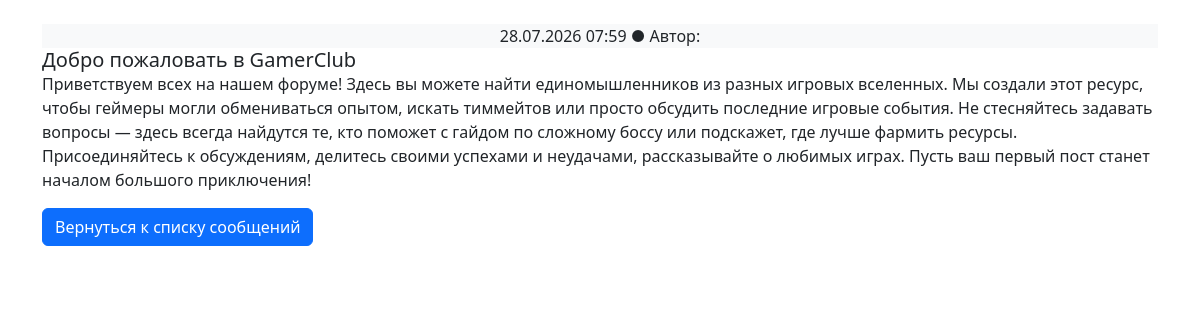
The app's page /posts/1/ with its own data.
### forum/models.py (models this page shows, shortened)
class Post(models.Model):
    title = models.CharField('Заголовок', max_length=250) # Заголовок поста
    content = models.TextField('Текст') # Полный текст поста
    author = models.ForeignKey(User, on_delete=models.SET_NULL,
                             null=True, blank=True, related_name='posts')
    created_at = models.DateTimeField(auto_now_add=True) # Дата создания поста

### forum/views.py (the view)
# urls.py: path('posts/<int:pk>/', views.post_detail, name='post_detail'),
def post_detail(request, pk):
    post = get_object_or_404(Post, pk=pk)
    return render(
        request,
        'post.html',  # Убедись, что этот шаблон создан по пути: /forum/templates/post.html
        {'post': post}
    )

### forum/templates/post.html (shortened to what this page needs)
<!DOCTYPE html>
<html lang="ru">
<head>
    <link href="https://cdn.jsdelivr.net/npm/bootstrap@5.3.1/dist/css/bootstrap.min.css" rel="stylesheet">
</head>
<body class="container mt-4">
<div class="card-header text-center bg-light">
    {{ post.created_at|date:"d.m.Y H:i" }} ● Автор:
    </div>
    <div class="card-body">
        <h5 class="card-title">{{ post.title }}</h5>
        <p class="card-text">{{ post.content|safe }}</p>
        <a href="{% url 'forum:index' %}" class="btn btn-primary">Вернуться к списку сообщений</a>
    </div>
</body>
</html>

### records on screen
Post: created_at "28.07.2026 07:59", title "Добро пожаловать в GamerClub", content "Приветствуем всех на нашем форуме! Здесь вы можете найти единомышленников из разных игровых вселенных. Мы создали этот ресурс, чтобы геймеры могли обмениваться опытом, искать тиммейтов или просто обсудить последние игровые события. Не стесняйтесь задавать вопросы — здесь всегда найдутся те, кто поможет с гайдом по сложному боссу или подскажет, где лучше фармить ресурсы. Присоединяйтесь к обсуждениям, делитесь своими успехами и неудачами, рассказывайте о любимых играх. Пусть ваш первый пост станет началом большого приключения!"
